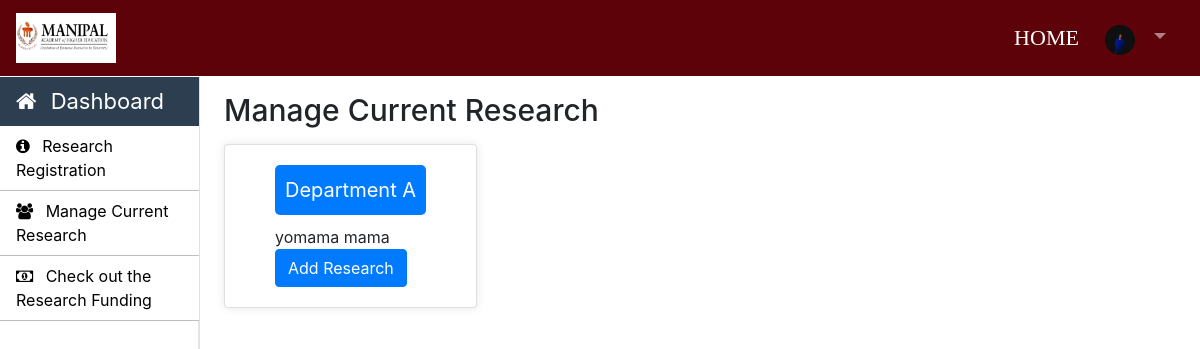
The page /Student/manage-research.php (signed in) on the database its author committed.
### tables this page shows
CREATE TABLE `student_info` (
  `roll_no` varchar(20) NOT NULL,
  `first_name` varchar(30) NOT NULL,
  `middle_name` varchar(30) NOT NULL,
  `last_name` varchar(30) NOT NULL,
  `father_name` varchar(30) NOT NULL,
  `email` varchar(30) NOT NULL,
  `mobile_no` varchar(11) NOT NULL,
  `profile_image` varchar(100) NOT NULL,
  `dob` varchar(10) NOT NULL,
  `other_phone` varchar(11) NOT NULL,
  `gender` varchar(10) NOT NULL,
  `semester` int(11) NOT NULL
);

CREATE TABLE `student_requests` (
  `request_id` int(11) NOT NULL,
  `student_id` varchar(20) NOT NULL,
  `teacher_id` int(11) NOT NULL,
  `department_id` int(11) NOT NULL,
  `request_status` varchar(20) NOT NULL DEFAULT 'Pending',
  `request_date` datetime NOT NULL DEFAULT current_timestamp()
);

CREATE TABLE `departments` (
  `department_id` int(11) NOT NULL,
  `department_name` varchar(255) NOT NULL
);

CREATE TABLE `teacher_info` (
  `teacher_id` int(11) NOT NULL,
  `first_name` varchar(30) NOT NULL,
  `middle_name` varchar(30) NOT NULL,
  `last_name` varchar(30) NOT NULL,
  `email` varchar(30) NOT NULL,
  `phone_no` varchar(11) NOT NULL,
  `profile_image` blob NOT NULL,
  `teacher_status` varchar(10) NOT NULL,
  `other_phone` int(11) NOT NULL,
  `gender` varchar(10) NOT NULL
);

### Student/manage-research.php (the view, shortened to what this page needs)
<?php
require_once "../connection/connection.php";
$student_email = $_SESSION['LoginStudent'];
$query1 = "SELECT * FROM student_info WHERE email='$student_email'";
$run1 = mysqli_query($con, $query1);
$student_info = mysqli_fetch_assoc($run1);
$student_id = $student_info['roll_no'];
$researchQuery = "SELECT sr.request_id, sr.teacher_id, ti.first_name, ti.last_name, d.department_name
                  FROM student_requests sr
                  JOIN teacher_info ti ON sr.teacher_id = ti.teacher_id
                  JOIN departments d ON sr.department_id = d.department_id
                  WHERE sr.student_id = '$student_id' AND sr.request_status = 'Approved'";
$researchResult = mysqli_query($con, $researchQuery);
?>
<!DOCTYPE html>
<html lang="en">
<head>
    <link rel="stylesheet" href="../bootstrap/css/bootstrap.min.css">
</head>
<body>
    <?php include('../common/common-header.php') ?>
    <?php include('../common/student-sidebar.php') ?>
    <main role="main" class="col-xl-10 col-lg-9 col-md-8 ml-sm-auto px-md-4 main-background mb-2 w-100">
        <h2 class="mt-3 mb-3">Manage Current Research</h2>
        <?php if (mysqli_num_rows($researchResult) > 0) { ?>
            <?php while ($row = mysqli_fetch_assoc($researchResult)) { ?>
                <div class="card">
                    <div class="card-body">
                        <div class="research-header"><?php echo $row['department_name']; ?></div>
                        <div class="teacher-name"><?php echo $row['first_name'] . ' ' . $row['last_name']; ?></div>
                        <button class="btn btn-primary" onclick="openOverlay('<?php echo $row['teacher_id']; ?>')">Add Research</button>
                    </div>
                </div>
            <?php } ?>
        <?php } else { ?>
            <div class="alert alert-info">No ongoing research collaborations found.</div>
        <?php } ?>
    </main>
</body>
</html>

### Common/common-header.php (shortened to what this page needs)
<!DOCTYPE html>
<html lang="en">
<head>
    <link rel="stylesheet" type="text/css" href="../bootstrap/css/bootstrap.min.css">
    <link rel="stylesheet" type="text/css" href="../css/footer.css">
    <link rel="stylesheet" type="text/css" href="../css/style.css">
    <link rel="stylesheet" href="https://stackpath.bootstrapcdn.com/font-awesome/4.7.0/css/font-awesome.min.css">
</head>
<body>
<nav class="navbar navbar-expand-lg navbar-dark header-back sticky-top header-navbar-fonts">
    <a class="navbar-brand d-flex align-items-center" href="../index.php">
        <img src="../images/mit.png" class="logo-image" width="100" height="50">
    </a>
    <div class="collapse navbar-collapse" id="navbarNavDropdown">
        <ul class="navbar-nav ml-auto">
            <li class="nav-item active">
                <a class="nav-link" href="../index.php">HOME<span class="sr-only">(current)</span></a>
            </li>
            <?php if (isset($_SESSION["LoginStudent"])) { ?>
                <li class="nav-item dropdown">
                    <?php
                    $student_email = $_SESSION['LoginStudent'];
                    $query = "SELECT * FROM student_info WHERE email='$student_email'";
                    $run = mysqli_query($con, $query);
                    $row = mysqli_fetch_array($run);
                    $profile_image = $row ? "../admin/images/" . $row["profile_image"] : "../admin/images/default_image.jpg";
                    ?>
                    <a class="nav-link dropdown-toggle" href="#" id="navbarDropdownMenuLink" role="button" data-toggle="dropdown" aria-haspopup="true" aria-expanded="false">
                        <?php if ($profile_image) { ?>
                            <img src="<?php echo $profile_image ?>" class="rounded-circle mr-2" width="30" height="30" alt="Profile Image">
                        <?php } else { ?>
                            <img src="../admin/images/default_profile.jpg" class="rounded-circle mr-2" width="30" height="30" alt="Default Profile Image">
                        <?php } ?>
                    </a>
                </li>
            <?php } ?>
        </ul>
    </div>
</nav>
</body>
</html>

### Css/style.css (style rules this page uses)
h2 { font-size: 30px; }
.header-back { background: #5e0209; }
.header-navbar-fonts { font-family: Cambria, Cochin, Georgia, Times, 'Times New Roman', serif; }
.header-navbar-fonts ul li a { font-size: 22px !important; }

### Student/manage-research.php (style rules this page uses)
body { background-color: #f8f9fa; }
.card { position: relative; display: flex; flex-direction: column; width: fit-content; max-width: 100%; margin-bottom: 20px; box-shadow: 0 0 10px rgba(0, 0, 0, 0.1); border-radius: 5px; padding-left:30px; padding-right:30px; }
.research-header { background-color: #007bff; color: #fff; padding: 10px; border-radius: 5px; margin-bottom: 10px; font-size: 20px; }

### Common/common-header.php (style rules this page uses)
.navbar-nav { align-items: center; }
.nav-link { margin-right: 10px; }

### rows shown on the page
student_info: profile_image (picture)
student_requests: department.department_name "Department A", teacher.first_name "yomama", teacher.last_name "mama"
